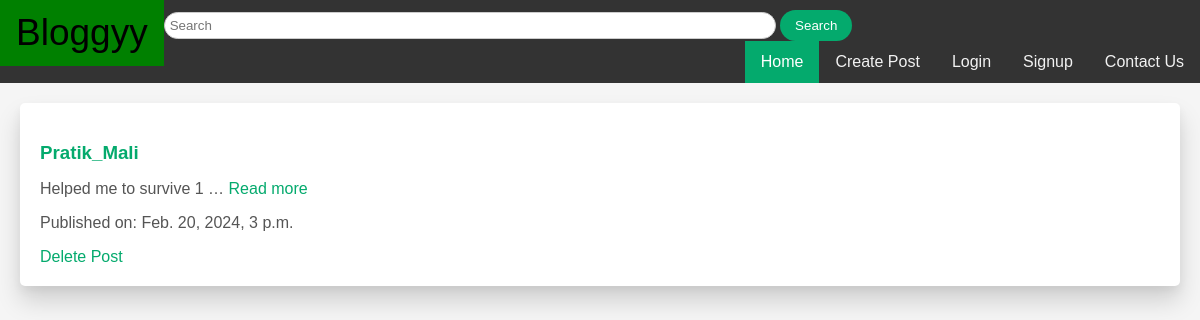
Before: / with the older database file.
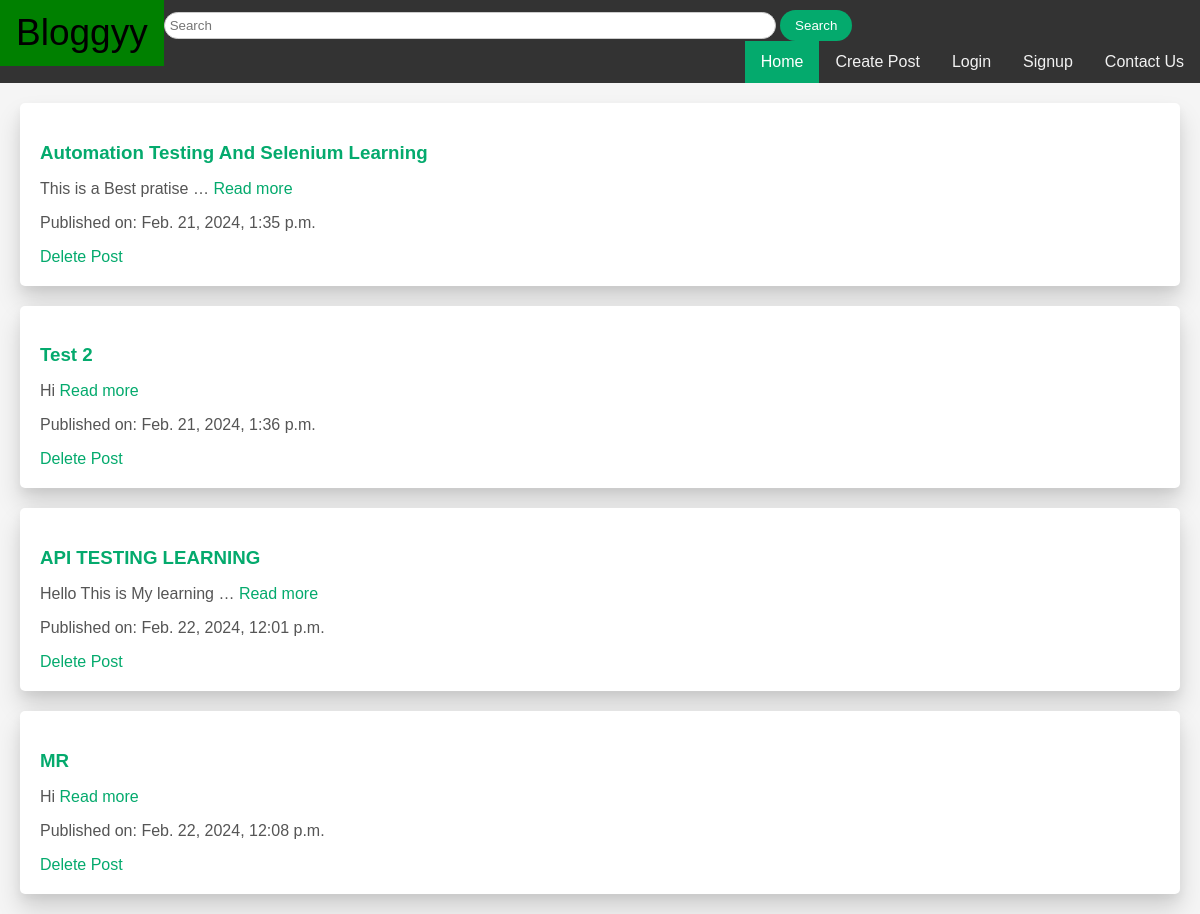
After: the same page with the newer database file.
### blog/models.py (models this page shows, shortened)
class Post(models.Model):
    title=models.CharField(max_length=600)
    content=models.TextField()
    pub_date=models.DateTimeField('DATE PUBLISHED')

### blog/views.py (the view)
# urls.py: path('', views.index, name='index'),
def index(request):
    query = request.GET.get('q')
    if query:
        posts = Post.objects.filter(title__icontains=query)
    else:
        posts = Post.objects.all()
    return render(request, 'blog/index.html', {'posts': posts, 'query': query})

### blog/templates/blog/index.html (shortened to what this page needs)
<!DOCTYPE html>
<html lang="en">
<head>
</head>
<body>
{% extends 'blog/base.html' %}
{% block content %}
    {% for post in posts %}
        <div class="post">
            <h3><a href="{% url 'view_post' post.id %}">{{ post.title }}</a></h3>
            <p>{{ post.content|truncatewords:5 }} <a href="{% url 'view_post' post.id %}">Read more</a>
            <p>Published on: {{ post.pub_date }}</p>
            <a href="{% url 'delete_post' post.id %}">Delete Post</a>
        </div>
    {% empty %}
        <p>No posts available.</p>
    {% endfor %}
{% endblock %}

Changed rows visible on the page:
removed Post: title "Pratik_Mali", content "Helped me to survive 1 …", pub_date "Feb. 20, 2024, 3 p.m."
added Post: title "Automation Testing And Selenium Learning", content "This is a Best pratise …", pub_date "Feb. 21, 2024, 1:35 p.m."
added Post: title "Test 2", content "Hi", pub_date "Feb. 21, 2024, 1:36 p.m."
added Post: title "API TESTING LEARNING", content "Hello This is My learning …", pub_date "Feb. 22, 2024, 12:01 p.m."
added Post: title "MR", content "Hi", pub_date "Feb. 22, 2024, 12:08 p.m."
